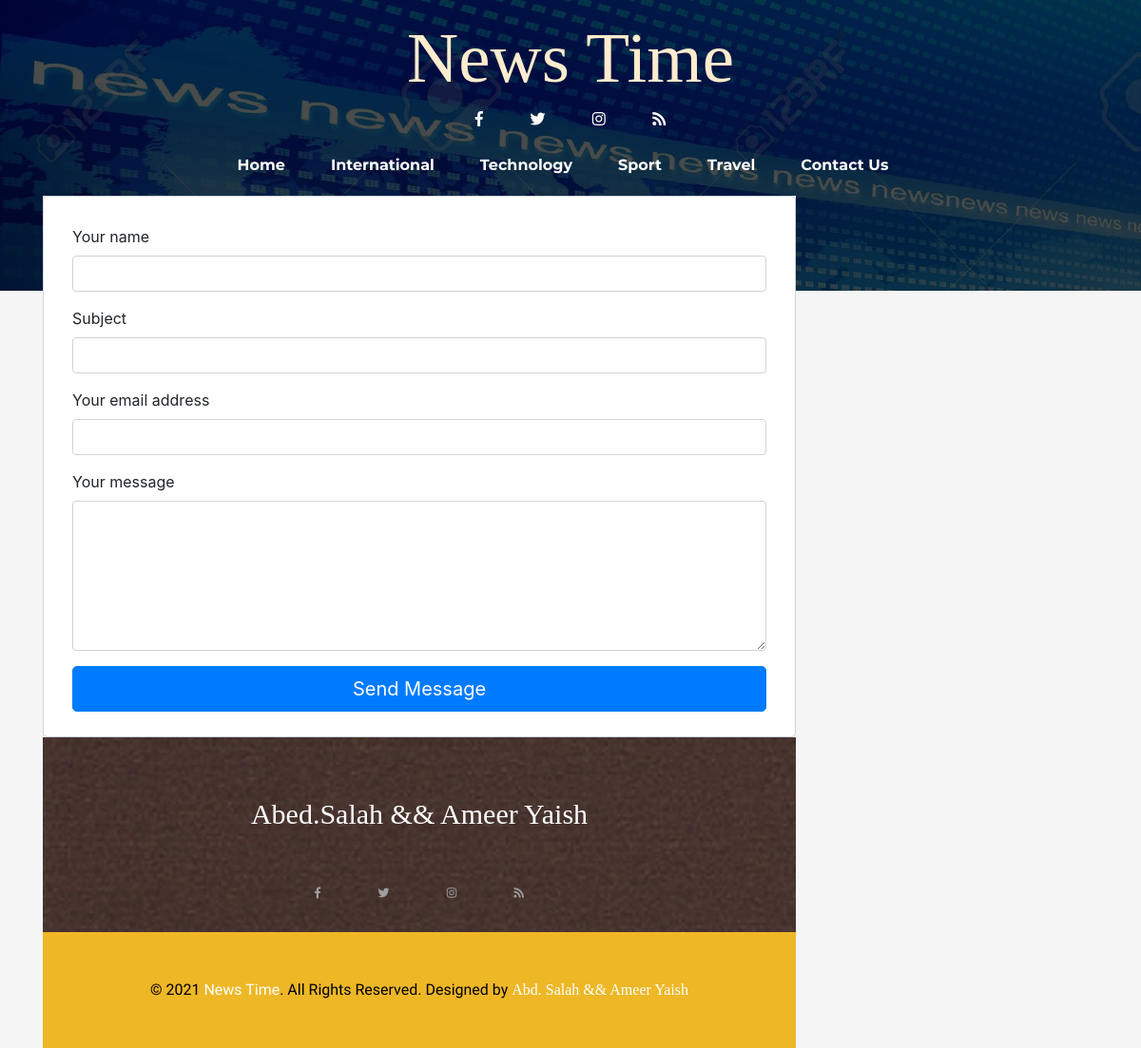
/NewsTime/news/contact.php, run on the app's committed database.
### tables this page shows
CREATE TABLE `caty` (
  `id` int(11) NOT NULL,
  `namecat` varchar(30) DEFAULT NULL
);

### NewsTime/news/contact.php (the view, shortened to what this page needs)
<?php
include("admin/db.php");
?>
<!doctype html>
<html lang="en">
<head>
    <link rel="stylesheet" href="https://use.fontawesome.com/releases/v5.7.2/css/all.css"
>
    <link rel="stylesheet" href="assets/css/bootstrap.min.css">
    <link rel="stylesheet" href="assets/css/style.css">
    <link rel="stylesheet" href="assets/css/contact.css">
</head>
<body class="article-pg">
<header class="mt-0 pt-0">
    <div class="bg-cover clearfix pt-3">
        <h2 class="logo">News Time</h2>
        <nav class="nav nav-fill mx-auto">
            <li class="nav-item">
                <a class="nav-link" href="https://facebook.com/" target="_blank"><i
                            class="fab fa-facebook-f"></i></a>
            </li>
            <li class="nav-item">
                <a class="nav-link" href="https://twitter.com/" target="_blank"><i
                            class="fab fa-twitter"></i></a>
            </li>
            <li class="nav-item">
                <a class="nav-link" href="#"><i class="fab fa-instagram"></i></a>
            </li>
            <li class="nav-item">
                <a class="nav-link" href="aboutus.html"><i class="fas fa-rss"></i></a>
            </li>
        </nav>
        <div class="ml-0 mr-0 pb-1">
            <nav class="navbar navbar-expand-md">
                <div id="my-nav" class="collapse navbar-collapse">
                    <ul class="navbar-nav mx-auto">
                        <li class="nav-item">
                            <a class="nav-link" href="index.php">Home</a>
                        </li>
                        <?php
                        $catex=mysqli_query($con,"select * from caty");
                        while($cate=mysqli_fetch_array($catex))
                        {
                            echo "<li class='nav-item'>";
                            echo "<a class='nav-link' href='cat.php?=cat&id=$cate[0]'>";
                            echo $cate[1];
                            echo "</a>";
                            echo "</li>";
                        }
                        ?>
                        <li class="nav-item">
                            <a class="nav-link" href="contact.php">Contact Us</a>
                        </li>
                        <li class="nav-item">
                        </li>
                    </ul>
                </div>
            </nav>
        </div>
    </div>
</header>
<div class="container-fluid ar-content">
    <div class="container">
        <div class="row">
            <div class="col-lg-9 pr-5">
                <div class="card ar-img-over">
                    <div class="fcf-body">
                        <div id="fcf-form">
                            <form id="fcf-form-id" class="fcf-form-class" method="post" action="process.php">
                                <div class="fcf-form-group">
                                    <label for="Name" class="fcf-label">Your name</label>
                                    <div class="fcf-input-group">
                                        <input type="text" id="name" name="name" class="fcf-form-control" required>
                                    </div>
                                </div>
                                <div class="fcf-form-group">
                                    <label for="Name" class="fcf-label">Subject</label>
                                    <div class="fcf-input-group">
                                        <input type="text" id="subject" name="Subject"  class="fcf-form-control" required>
                                    </div>
                                </div>
                                <div class="fcf-form-group">
                                    <label for="Email" class="fcf-label">Your email address</label>
                                    <div class="fcf-input-group">
                                        <input type="email" id="email" name="email" class="fcf-form-control" required>
                                    </div>
                                </div>
                                <div class="fcf-form-group">
                                    <label for="Message" class="fcf-label">Your message</label>
                                    <div class="fcf-input-group">
                                        <textarea id="message" name="content"  class="fcf-form-control" rows="6" maxlength="3000" required></textarea>
                                    </div>
                                </div>
                                <div class="fcf-form-group">
                                    <button type="submit" id="fcf-button" class="fcf-btn fcf-btn-primary fcf-btn-lg fcf-btn-block">Send Message</button>
                                </div>
                            </form>
                        </div>
                    </div>
</body>
<footer class="container-fluid pt-5">
    <div class="container">
        <h2 style="font-size: 30px" class="logo text-center">Abed.Salah && Ameer Yaish</h2>
        <nav class="nav nav-fill mx-auto mt-5">
            <li class="nav-item">
                <a id="endd" class="nav-link" href="https://facebook.com/kareemsalah2010" target="_blank"><i
                            class="fab fa-facebook-f"></i></a>
            </li>
            <li class="nav-item">
                <a class="nav-link" href="https://twitter.com/AmeerYaish?s=09&fbclid=IwAR0siwo8Fn6H1PTaCGYwV_I9-ui3LWrtdoPm2DHFmlvTnwi2J6u-jfYb5vc " target="_blank"><i
                            class="fab fa-twitter"></i></a>
            </li>
            <li class="nav-item">
                <a class="nav-link" href="https://www.instagram.com/abood._.salah/"><i class="fab fa-instagram" target="_blank"></i></a>
            </li>
            <li class="nav-item">
                <a class="nav-link" href="#"><i class="fas fa-rss"></i></a>
            </li>
        </nav>
    </div>
    <div class="copyright mt-4">
        <p class="text-center">&copy; 2021 <a href="#" class="text-white">News Time</a>. All Rights Reserved. Designed
            by <span style="color:white; font-family: 'Bold Italic Art'"> Abd. Salah && Ameer Yaish</span></p>
    </div>
</footer>
</body>
</html>

### NewsTime/news/assets/css/style.css (style rules this page uses)
html, body, div, span, applet, object, iframe, h1, h2, h3, h4, h5, h6, p, blockquote, pre, a, abbr, acronym, address, big, cite, code, del, dfn, em, img, ins, kbd, q, s, samp, small, strike, strong, sub, sup, tt, var, b, u, i, center, dl, dt, dd, ol, ul, li, fieldset, form, label, legend, table, caption, tbody, tfoot, thead, tr, th, td, article, aside, canvas, details, embed, figure, figcaption, footer, header, hgroup, menu, nav, output, ruby, section, summary, time, mark, audio, video { margin: 0; padding: 0; }
body { font-family: "Roboto-Regular"; font-size: 16px; background-color:whitesmoke }
h1, h2, h3, h4, h5, h6 { font-family: "Montserrat-Bold"; }
.container-fluid { padding: 0; }
.card { border: none; border-radius: 0; }
header { background-image: url(../images/home-pic.jpg); text-align: center; padding: 20px 0; padding-bottom: 50px; }
header .bg-cover { background: rgba(0, 0, 0, 0.7); }
header h2.logo { font-size: 75px; font-family: "Lucida Bright"; color: blanchedalmond; }
header .nav-fill { max-width: 250px; }
header .nav-fill a { color: #ffffff; }
header .navbar li.nav-item a.nav-link { font-family: "Montserrat-Bold"; color: #ffffff; padding-right: 1.5rem; padding-left: 1.5rem; }
footer { background-image: url(../images/home-bg.png); }
footer h2.logo { font-size: 50px; font-family: "Arial Black"; color: #ffffff; }
footer .nav-fill { max-width: 250px; }
footer .nav-fill a { color: #ffffff; }
footer .copyright { padding: 34px 0; background-color: #eeb726; }
footer .copyright p { color: black; }
.article-pg header { padding-bottom: 0; }
.article-pg header .bg-cover { padding-bottom: 100px; }
.ar-content { margin-top: -100px; position: relative; z-index: 5; }
.ar-content h2 { color: #03133a; font-size: 30px; margin: 15px 0; }
.ar-content p { color: #333333; line-height: 1.5; margin: 15px 0; }
.ar-content .nav-fill { max-width: 280px; }
.ar-content .nav-fill a { color: #9e9e9e; font-size: 12px; padding: 0.5rem 0; }

### NewsTime/news/assets/css/contact.css (style rules this page uses)
#fcf-form { display:block; }
.fcf-body { margin: 0; font-family: -apple-system, Arial, sans-serif; font-size: 1rem; font-weight: 400; line-height: 1.5; color: #212529; text-align: left; background-color: #fff; padding: 30px; padding-bottom: 10px; border: 1px solid #ced4da; border-radius: 0.25rem; max-width: 100%; }
.fcf-form-group { margin-bottom: 1rem; }
.fcf-input-group { position: relative; display: -ms-flexbox; display: flex; -ms-flex-wrap: wrap; flex-wrap: wrap; -ms-flex-align: stretch; align-items: stretch; width: 100%; }
.fcf-form-control { display: block; width: 100%; height: calc(1.5em + 0.75rem + 2px); padding: 0.375rem 0.75rem; font-size: 1rem; font-weight: 400; line-height: 1.5; color: #495057; background-color: #fff; background-clip: padding-box; border: 1px solid #ced4da; outline: none; border-radius: 0.25rem; transition: border-color 0.15s ease-in-out, box-shadow 0.15s ease-in-out; }
textarea.fcf-form-control { font-family: -apple-system, Arial, sans-serif; height: auto; }
label.fcf-label { display: inline-block; margin-bottom: 0.5rem; }
.fcf-btn { display: inline-block; font-weight: 400; color: #212529; text-align: center; vertical-align: middle; cursor: pointer; -webkit-user-select: none; -moz-user-select: none; -ms-user-select: none; user-select: none; background-color: transparent; border: 1px solid transparent; padding: 0.375rem 0.75rem; font-size: 1rem; line-height: 1.5; border-radius: 0.25rem; transition: color 0.15s ease-in-out, background-color 0.15s ease-in-out, border-color 0.15s ease-in-out, box-shadow 0.15s ease-in-out; }
.fcf-btn-primary { color: #fff; background-color: #007bff; border-color: #007bff; }
.fcf-btn-lg, .fcf-btn-group-lg>.fcf-btn { padding: 0.5rem 1rem; font-size: 1.25rem; line-height: 1.5; border-radius: 0.3rem; }
.fcf-btn-block { display: block; width: 100%; }

### data on the page
caty: namecat "International"
caty: namecat "Technology"
caty: namecat "Sport"
caty: namecat "Travel"
